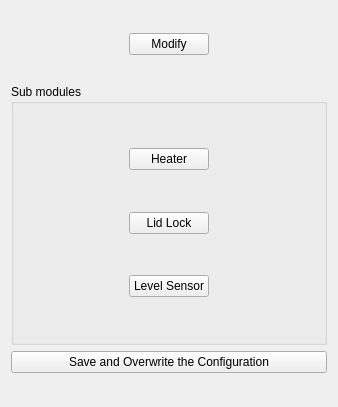
<?xml version="1.0" encoding="UTF-8"?>
<ui version="4.0">
 <class>SystemTracking::CRetort</class>
 <widget class="QWidget" name="SystemTracking::CRetort">
  <property name="geometry">
   <rect>
    <x>0</x>
    <y>0</y>
    <width>338</width>
    <height>407</height>
   </rect>
  </property>
  <property name="windowTitle">
   <string>Form</string>
  </property>
  <layout class="QGridLayout" name="gridLayout_2">
   <item row="0" column="1">
    <spacer name="verticalSpacer_5">
     <property name="orientation">
      <enum>Qt::Vertical</enum>
     </property>
     <property name="sizeHint" stdset="0">
      <size>
       <width>20</width>
       <height>40</height>
      </size>
     </property>
    </spacer>
   </item>
   <item row="1" column="1">
    <widget class="QPushButton" name="modifyRetort">
     <property name="text">
      <string>Modify</string>
     </property>
    </widget>
   </item>
   <item row="1" column="0">
    <spacer name="horizontalSpacer_3">
     <property name="orientation">
      <enum>Qt::Horizontal</enum>
     </property>
     <property name="sizeHint" stdset="0">
      <size>
       <width>40</width>
       <height>20</height>
      </size>
     </property>
    </spacer>
   </item>
   <item row="1" column="2">
    <spacer name="horizontalSpacer_4">
     <property name="orientation">
      <enum>Qt::Horizontal</enum>
     </property>
     <property name="sizeHint" stdset="0">
      <size>
       <width>40</width>
       <height>20</height>
      </size>
     </property>
    </spacer>
   </item>
   <item row="5" column="1">
    <spacer name="verticalSpacer_7">
     <property name="orientation">
      <enum>Qt::Vertical</enum>
     </property>
     <property name="sizeHint" stdset="0">
      <size>
       <width>20</width>
       <height>40</height>
      </size>
     </property>
    </spacer>
   </item>
   <item row="2" column="1">
    <spacer name="verticalSpacer_6">
     <property name="orientation">
      <enum>Qt::Vertical</enum>
     </property>
     <property name="sizeHint" stdset="0">
      <size>
       <width>20</width>
       <height>40</height>
      </size>
     </property>
    </spacer>
   </item>
   <item row="3" column="0" colspan="3">
    <widget class="QGroupBox" name="groupBox">
     <property name="title">
      <string>Sub modules</string>
     </property>
     <layout class="QGridLayout" name="gridLayout">
      <item row="1" column="2">
       <spacer name="horizontalSpacer_2">
        <property name="orientation">
         <enum>Qt::Horizontal</enum>
        </property>
        <property name="sizeHint" stdset="0">
         <size>
          <width>40</width>
          <height>20</height>
         </size>
        </property>
       </spacer>
      </item>
      <item row="3" column="1">
       <widget class="QPushButton" name="modifyLidLock">
        <property name="text">
         <string>Lid Lock</string>
        </property>
       </widget>
      </item>
      <item row="4" column="1">
       <spacer name="verticalSpacer_3">
        <property name="orientation">
         <enum>Qt::Vertical</enum>
        </property>
        <property name="sizeHint" stdset="0">
         <size>
          <width>20</width>
          <height>40</height>
         </size>
        </property>
       </spacer>
      </item>
      <item row="2" column="1">
       <spacer name="verticalSpacer_2">
        <property name="orientation">
         <enum>Qt::Vertical</enum>
        </property>
        <property name="sizeHint" stdset="0">
         <size>
          <width>20</width>
          <height>40</height>
         </size>
        </property>
       </spacer>
      </item>
      <item row="1" column="1">
       <widget class="QPushButton" name="modifyHeater">
        <property name="text">
         <string>Heater</string>
        </property>
       </widget>
      </item>
      <item row="5" column="1">
       <widget class="QPushButton" name="modifyLevelSensor">
        <property name="text">
         <string>Level Sensor</string>
        </property>
       </widget>
      </item>
      <item row="1" column="0">
       <spacer name="horizontalSpacer">
        <property name="orientation">
         <enum>Qt::Horizontal</enum>
        </property>
        <property name="sizeHint" stdset="0">
         <size>
          <width>40</width>
          <height>20</height>
         </size>
        </property>
       </spacer>
      </item>
      <item row="0" column="1">
       <spacer name="verticalSpacer">
        <property name="orientation">
         <enum>Qt::Vertical</enum>
        </property>
        <property name="sizeHint" stdset="0">
         <size>
          <width>20</width>
          <height>40</height>
         </size>
        </property>
       </spacer>
      </item>
      <item row="6" column="1">
       <spacer name="verticalSpacer_4">
        <property name="orientation">
         <enum>Qt::Vertical</enum>
        </property>
        <property name="sizeHint" stdset="0">
         <size>
          <width>20</width>
          <height>40</height>
         </size>
        </property>
       </spacer>
      </item>
     </layout>
    </widget>
   </item>
   <item row="4" column="0" colspan="3">
    <widget class="QPushButton" name="finalizeConfigBtn">
     <property name="text">
      <string>Save and Overwrite the Configuration</string>
     </property>
    </widget>
   </item>
  </layout>
 </widget>
 <resources/>
 <connections/>
</ui>
